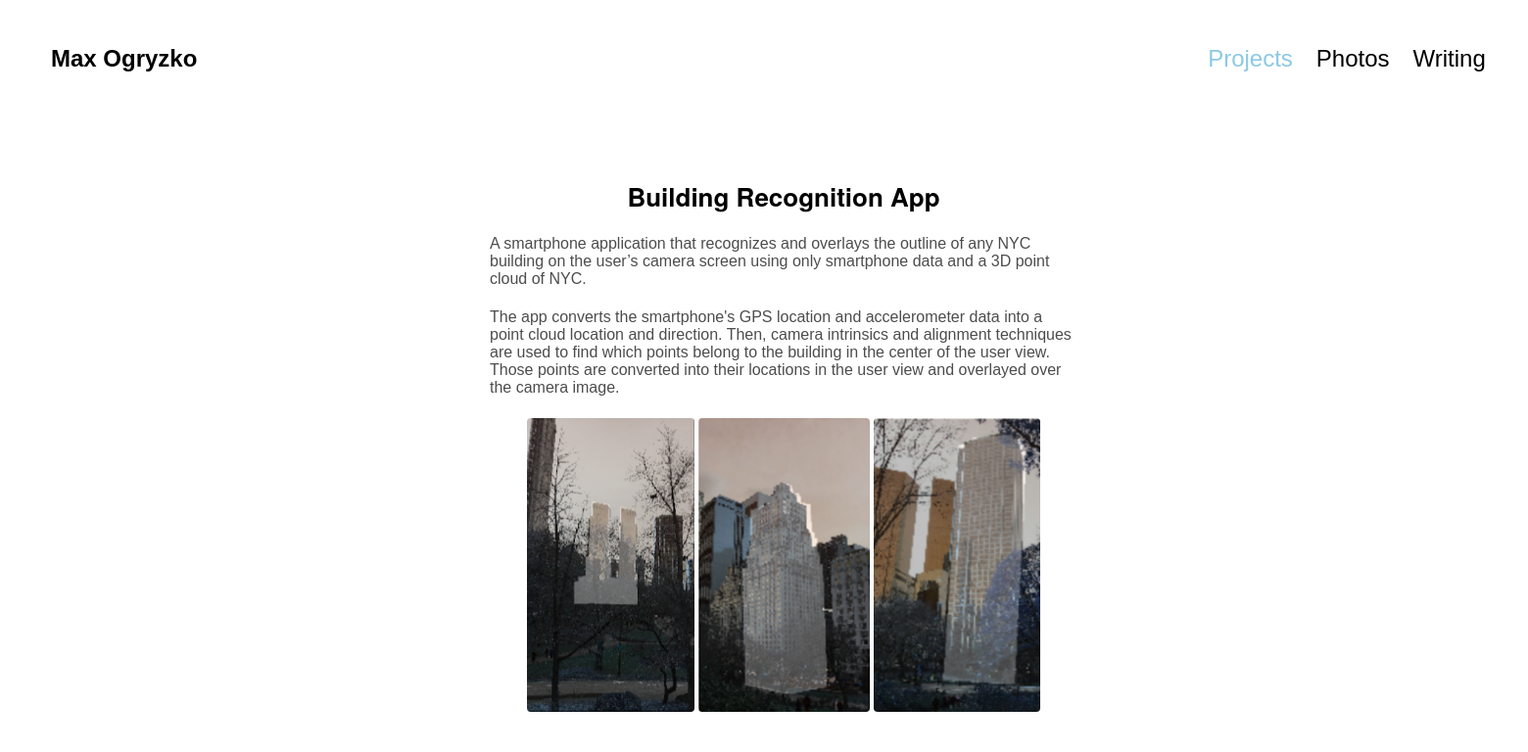
The app's page /projects/building-recognition-app/ with its own data.
### projects/models.py (models this page shows, shortened)
class Project(models.Model):
	title = models.CharField(max_length=100)
	main_img = models.ImageField(blank=True)
	image2 = models.ImageField(blank=True)
	image3 = models.ImageField(blank=True)
	image4 = models.ImageField(blank=True)
	slug = models.SlugField()
	teaser = models.TextField()
	description = models.TextField(blank=True)
	date = models.DateTimeField(auto_now_add=True)

### projects/views.py (the view)
# urls.py: path('<slug:slug>/', views.projects_detail, name="project"),
def projects_detail(request, slug):
	project = Project.objects.get(slug=slug)
	return render(request, 'projects/project_detail.html',  {'project': project})

### projects/templates/projects/project_detail.html (shortened to what this page needs)
{% extends "base.html" %}
{% load static %}
{% block right_headers %}
	<li><a href="https://mangoprism.com/author/mogryz/">Writing</a></li>
	<li><a href="{% url 'photos' %}">Photos</a></li>
	<li><a class="active" href="{% url 'projects' %}">Projects</a></li>
{% endblock %}
{% block content %}
	<div class="project_list_container">
		<div class="project_list">
			<div class="project_description_container">
				<div id="description" class="details">
					<h2 class="project_detail_title">{{ project.title }}</h2>
					<h4 class="project_description">{{ project.teaser }}</h4>
					<h4 class="project_description">{{ project.description }}</h4>
					<img id="{{ project.slug }}" src="{{ project.main_img.url }}"></img>
					{% if project.image2 %}
						<img src="{{ project.image2.url }}"></img>
					{% endif %}
					{% if project.image3 %}
						<img src="{{ project.image3.url }}"></img>
					{% endif %}
				</div>
			</div>
		</div>
	</div>
{% endblock %}

### templates/base.html (shortened to what this page needs)
{% load static %}
<!DOCTYPE html>
<html>
	<head>
		<link rel='stylesheet' href="{% static 'styles.css' %}">
	</head>
	<body class="background-img">
		<div class="header">
			<ul>
			  <li class="name"><a class="name" href="{% url 'home' %}">Max Ogryzko</a></li>
			  {% block right_headers %}
			  {% endblock %}
			</ul>
		</div>
		{% block content %}
		{% endblock %}
	</body>

### static/styles.css (style rules this page uses)
:root { --top-border: 100px; }
.background-img { height: 100%; width: 100%; display: block; margin: 0 auto; z-index: 0; }
.background-img::after { background: url('https://cdn.cnn.com/cnnnext/dam/assets/170612142756-02-best-of-iceland.jpg'); background-repeat: no-repeat; background-attachment: fixed; content: ""; opacity: 0.5; position: fixed; top: 0; bottom: 0; right: 0; left: 0; z-index: -1; }
.header { position: relative; top: 30px; left: 0px; width: 98%; z-index: 10; }
.header ul { list-style-type: none; overflow: hidden; }
.header li { float: right; }
.header li.name { float: left; }
.header a { font-family: sans-serif; font-size: 24px; font-weight: normal; color: rgb(0, 0, 0); padding: 12px; text-decoration: none; }
.header a.name { font-weight: bold; }
.header a.active { color: rgba(23, 147, 200, 0.5); }
.project_list_container { text-align: center; padding-top: var(--top-border); padding-bottom: 20px }
.project_list { border-radius: 4px; display: inline-block; width: 200vh; height: auto; }
.project_detail_title { text-align: center; text-decoration: none; font-family: Helvetica Neue, Helvetica, Arial, sans-serif; font-weight: bold; font-size: 26px; color: rgba(0,0,0,1); }
.project_description { font-family: sans-serif; font-size: 16px; text-align: left; font-weight: normal; color: rgba(0,0,0,0.7); }
.details { width: auto; min-width: 600px; height: auto; overflow: hidden; border-radius: 4px; display: inline-block; clear:left; padding-bottom: 10px; padding-left: 20px; padding-right: 20px; background-color: rgba(255,255,255,0.9); }
.details img { width: auto; height: 300px; border-radius: 4px; text-align: left; }
#description,#img1,#img2,#img3,#img4,#img5,#img6,#img7,#img8 { width: 640px; height: auto; }

### records on screen
Project: title "Building Recognition App", teaser "A smartphone application that recognizes and overlays the outline of any NYC building on the user’s camera screen using only smartphone data and a 3D point cloud of NYC.", description "The app converts the smartphone's GPS location and accelerometer data into a point cloud location and direction. Then, camera intrinsics and alignment techniques are used to find which points belong to the building in the center of the user view. Those points are converted into their locations in the user view and overlayed over the camera image.", main_img (picture), image2 (picture), image3 (picture)
